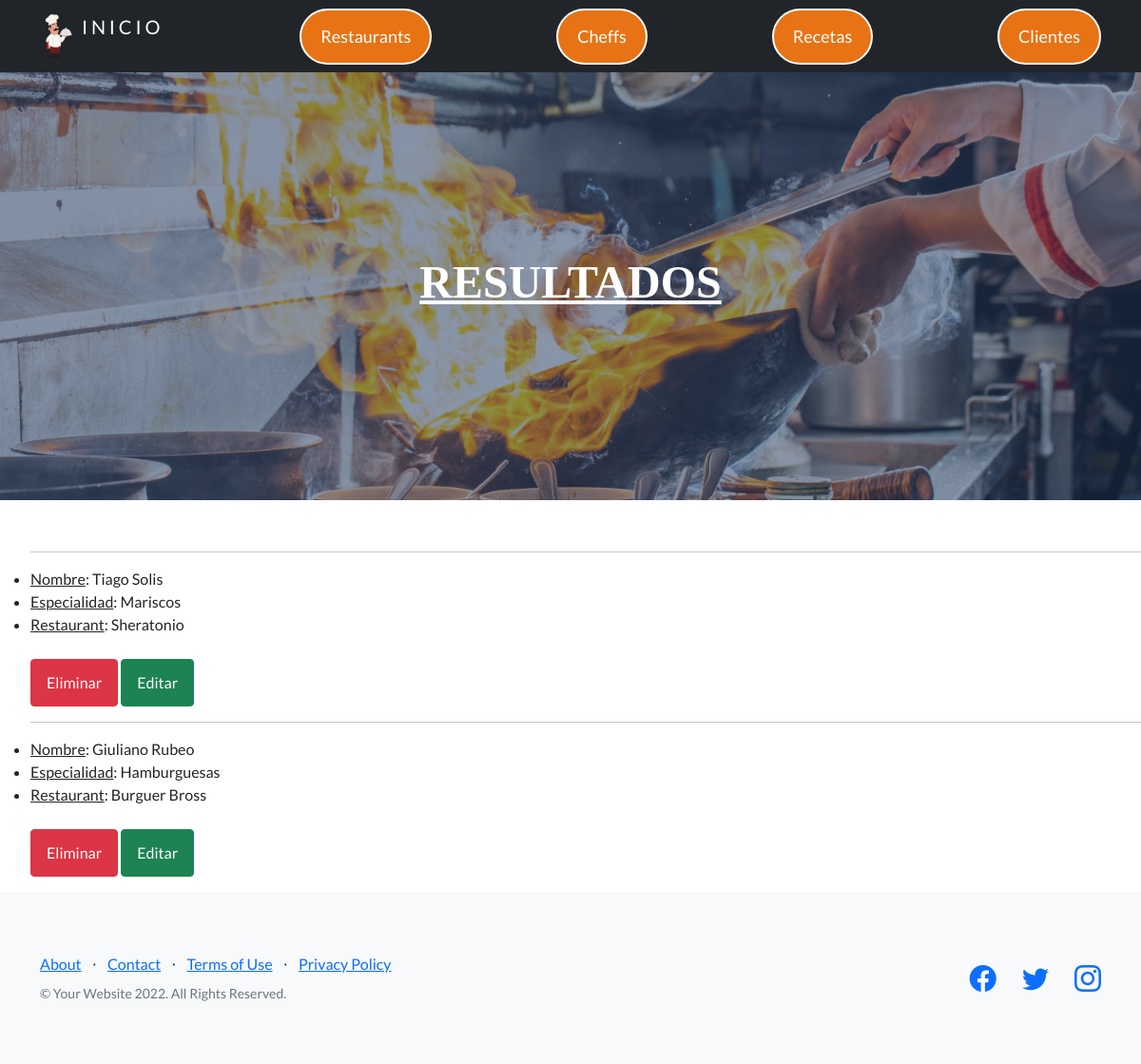
/Capuchino/leerChefs/, run on the app's committed database.
### Capuchino/models.py (models this page shows, shortened)
class Cheff(models.Model):
    nombre= models.CharField(max_length=40)
    apellido= models.CharField(max_length=40)
    email= models.EmailField()
    restaurant= models.CharField(max_length=30)
    especialidad= models.CharField(max_length=50)

### Capuchino/views.py (the view)
# urls.py: path('leerChefs/', leerChef, name='leerChef'),
def leerChef(request):
    chef= Cheff.objects.all()
    return render(request, 'Capuchino/leerChef.html', {'chefs':chef})

### Capuchino/templates/Capuchino/leerChef.html (shortened to what this page needs)
{% extends 'Capuchino/padre2.html' %}
{% load static %}
{% block edit %}
{% static 'Capuchino/css/styles_chefs.css' %}
{% endblock%}
{% block contenido_2 %}
<h2 style="color:white"> Listado de chef </h2>
<ul>
    {% for chef in chefs %}
        <hr>
        <li> <u>Nombre</u>: {{ chef.nombre }} {{ chef.apellido }}</li>
        <li> <u>Especialidad</u>: {{ chef.especialidad }}</li>
        <li> <u>Restaurant</u>: {{ chef.restaurant }}</li>
        <br>
        <a class='btn btn-danger' href={% url 'eliminarChef' chef.id %}>Eliminar</a>
        <a class='btn btn-success' href={% url 'editarChef' chef.id %}>Editar</a>
    {% endfor %}
</ul>
{% endblock %}

### data on the page
Cheff: nombre "Tiago", apellido "Solis", especialidad "Mariscos", restaurant "Sheratonio"
Cheff: nombre "Giuliano", apellido "Rubeo", especialidad "Hamburguesas", restaurant "Burguer Bross"
